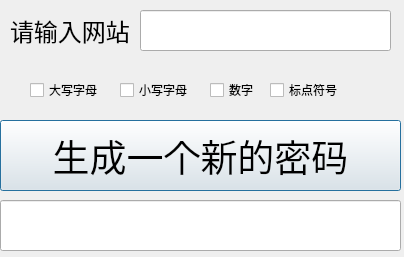
<?xml version="1.0" encoding="UTF-8"?>
<ui version="4.0">
 <class>PasswordGenerate</class>
 <widget class="QDialog" name="PasswordGenerate">
  <property name="geometry">
   <rect>
    <x>0</x>
    <y>0</y>
    <width>404</width>
    <height>257</height>
   </rect>
  </property>
  <property name="windowTitle">
   <string>密码生成小程序</string>
  </property>
  <widget class="QPushButton" name="pushButton">
   <property name="geometry">
    <rect>
     <x>0</x>
     <y>120</y>
     <width>401</width>
     <height>71</height>
    </rect>
   </property>
   <property name="font">
    <font>
     <family>黑体</family>
     <pointsize>28</pointsize>
    </font>
   </property>
   <property name="text">
    <string notr="true">生成一个新的密码</string>
   </property>
  </widget>
  <widget class="QLineEdit" name="lineEdit_result">
   <property name="geometry">
    <rect>
     <x>0</x>
     <y>200</y>
     <width>401</width>
     <height>51</height>
    </rect>
   </property>
   <property name="font">
    <font>
     <family>黑体</family>
     <pointsize>28</pointsize>
    </font>
   </property>
  </widget>
  <widget class="QCheckBox" name="checkBox_upper">
   <property name="geometry">
    <rect>
     <x>30</x>
     <y>80</y>
     <width>79</width>
     <height>20</height>
    </rect>
   </property>
   <property name="text">
    <string>大写字母</string>
   </property>
  </widget>
  <widget class="QCheckBox" name="checkBox_lower">
   <property name="geometry">
    <rect>
     <x>120</x>
     <y>80</y>
     <width>79</width>
     <height>20</height>
    </rect>
   </property>
   <property name="text">
    <string>小写字母</string>
   </property>
  </widget>
  <widget class="QCheckBox" name="checkBox_number">
   <property name="geometry">
    <rect>
     <x>210</x>
     <y>80</y>
     <width>79</width>
     <height>20</height>
    </rect>
   </property>
   <property name="text">
    <string>数字</string>
   </property>
  </widget>
  <widget class="QCheckBox" name="checkBox_puc">
   <property name="geometry">
    <rect>
     <x>270</x>
     <y>80</y>
     <width>79</width>
     <height>20</height>
    </rect>
   </property>
   <property name="font">
    <font>
     <bold>false</bold>
    </font>
   </property>
   <property name="text">
    <string>标点符号</string>
   </property>
  </widget>
  <widget class="QLabel" name="label">
   <property name="geometry">
    <rect>
     <x>10</x>
     <y>15</y>
     <width>131</width>
     <height>31</height>
    </rect>
   </property>
   <property name="font">
    <font>
     <pointsize>18</pointsize>
    </font>
   </property>
   <property name="text">
    <string>请输入网站</string>
   </property>
  </widget>
  <widget class="QLineEdit" name="lineEdit_site">
   <property name="geometry">
    <rect>
     <x>140</x>
     <y>10</y>
     <width>251</width>
     <height>41</height>
    </rect>
   </property>
  </widget>
 </widget>
 <resources/>
 <connections/>
</ui>
